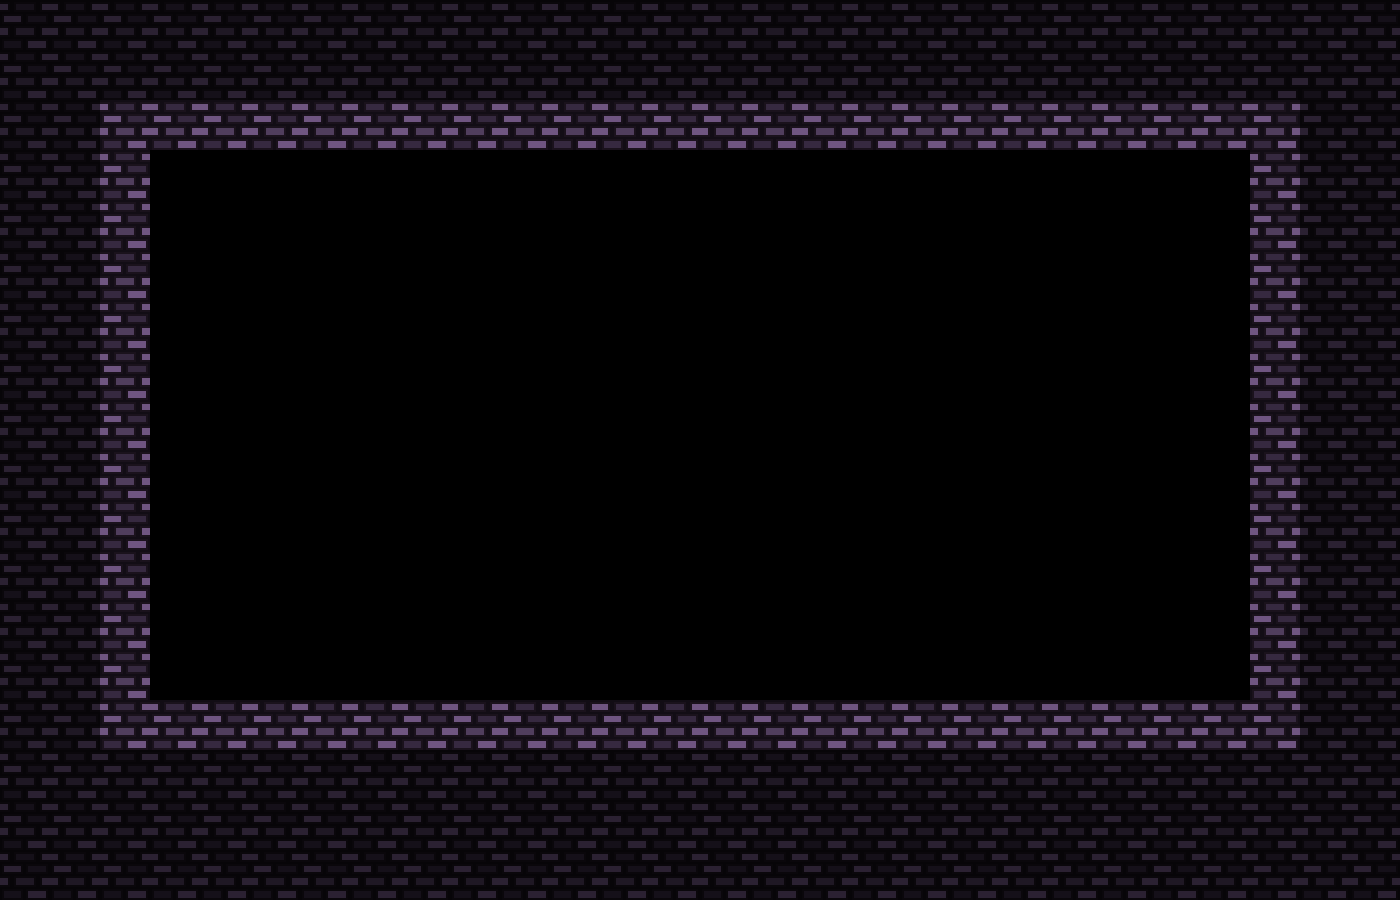

The image is a tile-based game level rendered from a .tmx file. Its description and complete source (layers, tilesets, objects, tile grids) follow:
An orthogonal 28x18 tile map with 50x50 px tiles, 2 tile layers (tiles-main, tiles-deco), 3 tilesets and 25 objects (24x doubleJump, save).

<map version="1.10" tiledversion="1.11.2" orientation="orthogonal" renderorder="right-down" width="28" height="18" tilewidth="50" tileheight="50" infinite="0" nextlayerid="9" nextobjectid="26">
 <tileset firstgid="1" source="ch1-tiles.tsx" />
 <tileset firstgid="49" source="../../textures/double_jump.tsx" />
 <tileset firstgid="50" source="../../textures/save.tsx" />
 <layer id="1" name="tiles-main" width="28" height="18">
  <data encoding="csv">
0,0,0,0,0,0,0,0,0,0,0,0,0,0,0,0,0,0,0,0,0,0,0,0,0,0,0,0,
0,0,0,0,0,0,0,0,0,0,0,0,0,0,0,0,0,0,0,0,0,0,0,0,0,0,0,0,
0,0,1,1,1,1,1,1,1,1,1,1,1,1,1,1,1,1,1,1,1,1,1,1,1,1,0,0,
0,0,1,0,0,0,0,0,0,0,0,0,0,0,0,0,0,0,0,0,0,0,0,0,0,1,0,0,
0,0,1,0,0,0,0,0,0,0,0,0,0,0,0,0,0,0,0,0,0,0,0,0,0,1,0,0,
0,0,1,0,0,0,0,0,0,0,0,0,0,0,0,0,0,0,0,0,0,0,0,0,0,1,0,0,
0,0,1,0,0,0,0,0,0,0,0,0,0,0,0,0,0,0,0,0,0,0,0,0,0,1,0,0,
0,0,1,0,0,0,0,0,0,0,0,0,0,0,0,0,0,0,0,0,0,0,0,0,0,1,0,0,
0,0,1,0,0,0,0,0,0,0,0,0,0,0,0,0,0,0,0,0,0,0,0,0,0,1,0,0,
0,0,1,0,0,0,0,0,0,0,0,0,0,0,0,0,0,0,0,0,0,0,0,0,0,1,0,0,
0,0,1,0,0,0,0,0,0,0,0,0,0,0,0,0,0,0,0,0,0,0,0,0,0,1,0,0,
0,0,1,0,0,0,0,0,0,0,0,0,0,0,0,0,0,0,0,0,0,0,0,0,0,1,0,0,
0,0,1,0,0,0,0,0,0,0,0,0,0,0,0,0,0,0,0,0,0,0,0,0,0,1,0,0,
0,0,1,0,0,0,0,0,0,0,0,0,0,0,0,0,0,0,0,0,0,0,0,0,0,1,0,0,
0,0,1,1,1,1,1,1,1,1,1,1,1,1,1,1,1,1,1,1,1,1,1,1,1,1,0,0,
0,0,0,0,0,0,0,0,0,0,0,0,0,0,0,0,0,0,0,0,0,0,0,0,0,0,0,0,
0,0,0,0,0,0,0,0,0,0,0,0,0,0,0,0,0,0,0,0,0,0,0,0,0,0,0,0,
0,0,0,0,0,0,0,0,0,0,0,0,0,0,0,0,0,0,0,0,0,0,0,0,0,0,0,0
</data>
 </layer>
 <layer id="3" name="tiles-deco" width="28" height="18">
  <data encoding="csv">
9,9,9,9,9,9,9,9,9,9,9,9,9,9,9,9,9,9,9,9,9,9,9,9,9,9,9,9,
9,9,9,9,9,9,9,9,9,9,9,9,9,9,9,9,9,9,9,9,9,9,9,9,9,9,9,9,
9,9,0,0,0,0,0,0,0,0,0,0,0,0,0,0,0,0,0,0,0,0,0,0,0,0,9,9,
9,9,0,0,0,0,0,0,0,0,0,0,0,0,0,0,0,0,0,0,0,0,0,0,0,0,9,9,
9,9,0,0,0,0,0,0,0,0,0,0,0,0,0,0,0,0,0,0,0,0,0,0,0,0,9,9,
9,9,0,0,0,0,0,0,0,0,0,0,0,0,0,0,0,0,0,0,0,0,0,0,0,0,9,9,
9,9,0,0,0,0,0,0,0,0,0,0,0,0,0,0,0,0,0,0,0,0,0,0,0,0,9,9,
9,9,0,0,0,0,0,0,0,0,0,0,0,0,0,0,0,0,0,0,0,0,0,0,0,0,9,9,
9,9,0,0,0,0,0,0,0,0,0,0,0,0,0,0,0,0,0,0,0,0,0,0,0,0,9,9,
9,9,0,0,0,0,0,0,0,0,0,0,0,0,0,0,0,0,0,0,0,0,0,0,0,0,9,9,
9,9,0,0,0,0,0,0,0,0,0,0,0,0,0,0,0,0,0,0,0,0,0,0,0,0,9,9,
9,9,0,0,0,0,0,0,0,0,0,0,0,0,0,0,0,0,0,0,0,0,0,0,0,0,9,9,
9,9,0,0,0,0,0,0,0,0,0,0,0,0,0,0,0,0,0,0,0,0,0,0,0,0,9,9,
9,9,0,0,0,0,0,0,0,0,0,0,0,0,0,0,0,0,0,0,0,0,0,0,0,0,9,9,
9,9,0,0,0,0,0,0,0,0,0,0,0,0,0,0,0,0,0,0,0,0,0,0,0,0,9,9,
9,9,9,9,9,9,9,9,9,9,9,9,9,9,9,9,9,9,9,9,9,9,9,9,9,9,9,9,
9,9,9,9,9,9,9,9,9,9,9,9,9,9,9,9,9,9,9,9,9,9,9,9,9,9,9,9,
9,9,9,9,9,9,9,9,9,9,9,9,9,9,9,9,9,9,9,9,9,9,9,9,9,9,9,9
</data>
 </layer>
 <objectgroup id="4" name="mapEffect">
  <properties>
   <property name="effectType" value="none" />
  </properties>
 </objectgroup>
 <objectgroup id="5" name="bg">
  <properties>
   <property name="bgName" value="castleBG" />
  </properties>
 </objectgroup>
 <objectgroup id="6" name="music">
  <properties>
   <property name="songName" value="none" />
  </properties>
 </objectgroup>
 <objectgroup id="7" name="doubleJump">
  <object id="1" name="doubleJump" gid="49" x="550" y="650" width="32" height="32" />
  <object id="2" name="doubleJump" gid="49" x="600" y="550" width="32" height="32" />
  <object id="3" name="doubleJump" gid="49" x="550" y="450" width="32" height="32" />
  <object id="4" name="doubleJump" gid="49" x="600" y="350" width="32" height="32" />
  <object id="5" name="doubleJump" gid="49" x="750" y="350" width="32" height="32" />
  <object id="6" name="doubleJump" gid="49" x="900" y="350" width="32" height="32" />
  <object id="7" name="doubleJump" gid="49" x="1000" y="300" width="32" height="32" />
  <object id="8" name="doubleJump" gid="49" x="1100" y="300" width="32" height="32" />
  <object id="9" name="doubleJump" gid="49" x="1150" y="500" width="32" height="32" />
  <object id="10" name="doubleJump" gid="49" x="1000" y="500" width="32" height="32" />
  <object id="11" name="doubleJump" gid="49" x="850" y="500" width="32" height="32" />
  <object id="12" name="doubleJump" gid="49" x="950" y="600" width="32" height="32" />
  <object id="13" name="doubleJump" gid="49" x="400" y="450" width="32" height="32" />
  <object id="14" name="doubleJump" gid="49" x="300" y="350" width="32" height="32" />
  <object id="15" name="doubleJump" gid="49" x="222" y="310" width="32" height="32" />
  <object id="16" name="doubleJump" gid="49" x="396" y="226" width="32" height="32" />
  <object id="17" name="doubleJump" gid="49" x="490" y="330" width="32" height="32" />
  <object id="18" name="doubleJump" gid="49" x="464" y="404" width="32" height="32" />
  <object id="19" name="doubleJump" gid="49" x="294" y="490" width="32" height="32" />
  <object id="20" name="doubleJump" gid="49" x="320" y="604" width="32" height="32" />
  <object id="21" name="doubleJump" gid="49" x="402" y="662" width="32" height="32" />
  <object id="22" name="doubleJump" gid="49" x="744" y="452" width="32" height="32" />
  <object id="23" name="doubleJump" gid="49" x="732" y="608" width="32" height="32" />
  <object id="24" name="doubleJump" gid="49" x="992" y="424" width="32" height="32" />
 </objectgroup>
 <objectgroup id="8" name="save">
  <object id="25" name="save" gid="50" x="150" y="600" width="50" height="50" />
 </objectgroup>
</map>
